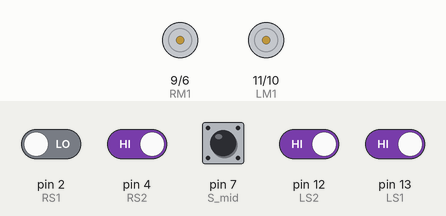
A sketch run on a simulated Arduino Uno, built with avr-gcc and run on an emulated ATmega328P. Shown: motor-driver pin pairs drawn as motors (green arrow = first pin HIGH = forward, orange = second pin HIGH = backward, longer = more drive). The inputs (shaded band) are chosen by the test bench; at power-on: pin 4 (RS2), pin 7 (S_mid), pin 12 (LS2), pin 13 (LS1) HIGH, pin 2 (RS1) LOW.

Above: at 1.2 s.
1.3 s: pin 2 (RS1) driven HIGH
At 1.8 s:
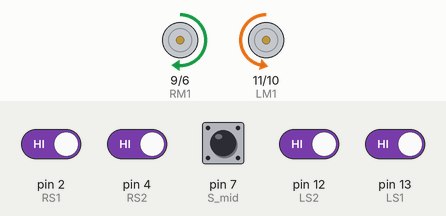
2.8 s: pin 12 (LS2) driven LOW
At 3.9 s:
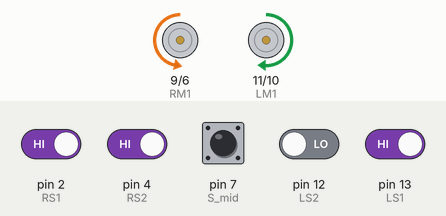
4.3 s: pin 4 (RS2) driven LOW
At 5.3 s:
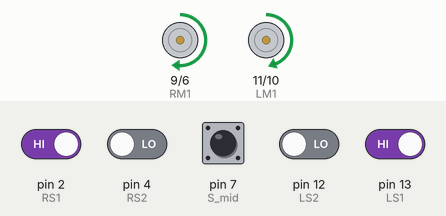
5.8 s: pin 13 (LS1) driven LOW
At 6.4 s:
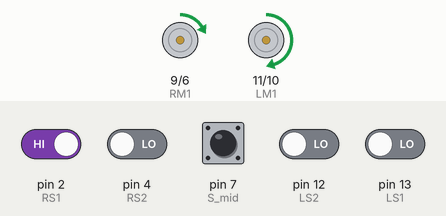
7.3 s: pin 13 (LS1) driven HIGH
At 7.7 s:
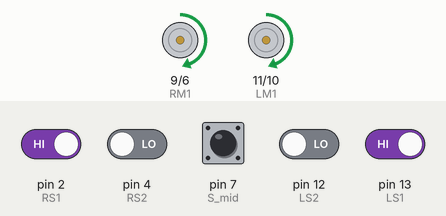
8.8 s: pin 2 (RS1) driven LOW
At 9.9 s:
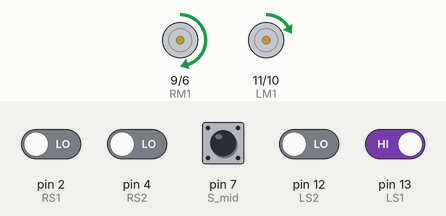
Timing chart, 0 to 11.3 s (numbered marks = the images above; inputs shaded):
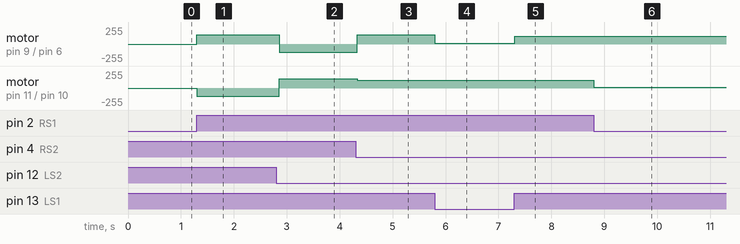

The sketch:

PIEASE.ino
```cpp
/*------ Arduino Line Follower Code----- */
/*-------definning Inputs------*/
int a=0;
#define LS1 13      // left sensor_1
#define LS2 12     // left sensor_2
#define RS1 2      // right sensor_1
#define RS2 4      // right sensor_2
#define S_mid 7      // mid sensor

#define LM1 11    // left motor
#define LM2 10    // left motor
#define RM1 9    // right motor
#define RM2 6     // right motor

double timer = 0;

void setup()
{
  pinMode(LS1, INPUT);
  pinMode(LS2, INPUT);
  pinMode(RS1, INPUT);
  pinMode(RS2, INPUT);
  pinMode(S_mid, INPUT);

  pinMode(LM1, OUTPUT);
  pinMode(LM2, OUTPUT);
  pinMode(RM1, OUTPUT);
  pinMode(RM2, OUTPUT);

}

void loop()
{


  //Right
  if((digitalRead(LS2) == LOW) && (digitalRead(LS1) == LOW) && (digitalRead(S_mid) == LOW) && (digitalRead(RS1) == HIGH) && (digitalRead(RS2)== LOW))
  {
    Right();
  }
  if((digitalRead(LS2) == LOW) && (digitalRead(LS1) == LOW) && (digitalRead(S_mid) == HIGH) && (digitalRead(RS1) == HIGH) && (digitalRead(RS2) == LOW))
  {
    Right();
  }
  //Right_Fast
  if((digitalRead(LS2) == LOW) && (digitalRead(LS1) == LOW) && (digitalRead(S_mid) == LOW) && (digitalRead(RS1) == LOW) && (digitalRead(RS2) == HIGH))
  {
    Right_Fast();
  }
  if((digitalRead(LS2) == LOW) && (digitalRead(LS1) == LOW) && (digitalRead(S_mid) == LOW) && (digitalRead(RS1) == HIGH) && (digitalRead(RS2) == HIGH))
  {
    Right_Fast();
  }
  if((digitalRead(LS2) == LOW) && (digitalRead(LS1) == LOW) && (digitalRead(S_mid) == HIGH) && (digitalRead(RS1) == HIGH) && (digitalRead(RS2) == HIGH))
  {
    Right_Fast();
  }
  if((digitalRead(LS2) == LOW) && (digitalRead(LS1) == HIGH) && (digitalRead(S_mid) == HIGH) && (digitalRead(RS1) == HIGH) && (digitalRead(RS2) == HIGH))
  {
    Right_Fast();
  }


  //Left
  if((digitalRead(LS2) == LOW) && (digitalRead(LS1) == HIGH) && (digitalRead(S_mid) == LOW) && (digitalRead(RS1) == LOW) && (digitalRead(RS2) == LOW))
  {
    Left();
  }
  if((digitalRead(LS2) == LOW) && (digitalRead(LS1) == HIGH) && (digitalRead(S_mid) == HIGH) && (digitalRead(RS1) == LOW) && (digitalRead(RS2) == LOW))
  {
    Left();
  }
  //Left_Fast
  if((digitalRead(LS2) == HIGH) && (digitalRead(LS1) == LOW) && (digitalRead(S_mid) == LOW) && (digitalRead(RS1) == LOW) && (digitalRead(RS2) == LOW))
  {
    Left_Fast();
  }
  if((digitalRead(LS2) == HIGH) && (digitalRead(LS1) == HIGH) && (digitalRead(S_mid) == LOW) && (digitalRead(RS1) == LOW) && (digitalRead(RS2) == LOW))
  {
    Left_Fast();
  }
  if((digitalRead(LS2) == HIGH) && (digitalRead(LS1) == HIGH) && (digitalRead(S_mid) == HIGH) && (digitalRead(RS1) == LOW) && (digitalRead(RS2) == LOW))
  {
    Left_Fast();
  }
  if((digitalRead(LS2) == HIGH) && (digitalRead(LS1) == HIGH) && (digitalRead(S_mid) == HIGH) && (digitalRead(RS1) == HIGH) && (digitalRead(RS2) == LOW))
  {
    Left_Fast();
  }

  if((digitalRead(LS2) == LOW) && (digitalRead(LS1) == LOW) && (digitalRead(S_mid) == HIGH) && (digitalRead(RS1) == LOW) && (digitalRead(RS2) == LOW))
  {
    Forward();
  }
  if((digitalRead(LS2) == LOW) && (digitalRead(LS1) == HIGH) && (digitalRead(S_mid) == HIGH) && (digitalRead(RS1) == HIGH) && (digitalRead(RS2) == LOW))
  {
    Forward();
  }


  //Special
  if((digitalRead(LS2) == HIGH) && (digitalRead(LS1) == HIGH) && (digitalRead(S_mid) == HIGH) && (digitalRead(RS1) == HIGH) && (digitalRead(RS2) == HIGH))
  {
    Left_Fast();
    delay(190);
  }
  //Reverse
  /*
  if((digitalRead(LS2) == LOW) && (digitalRead(LS1) == LOW) && (digitalRead(S_mid) == LOW) && (digitalRead(RS1) == LOW) && (digitalRead(RS2) == LOW))
  {
    Reverse();
  }
  */

}

void Forward()
{
  analogWrite(LM1, 115);
  analogWrite(LM2, 0);
  analogWrite(RM1, 115);
  analogWrite(RM2, 0);
}

void Right()
{
  analogWrite(LM1, 120);
  analogWrite(LM2, 0);
  analogWrite(RM1, 10);
  analogWrite(RM2, 0);
  delay(10);
}

void Left()
{
  analogWrite(LM1, 10);
  analogWrite(LM2, 0);
  analogWrite(RM1, 120);
  analogWrite(RM2, 0);
  delay(10);
}

void Right_Fast()
{
  analogWrite(LM1, 140);
  analogWrite(LM2, 0);
  analogWrite(RM1, 0);
  analogWrite(RM2, 125);
  delay(70);
}

void Left_Fast()
{
  analogWrite(LM1, 0);
  analogWrite(LM2, 125);
  analogWrite(RM1, 140);
  analogWrite(RM2, 0);
  delay(70);
}
/*
void Reverse()
{
  analogWrite(LM1, 0);
  analogWrite(LM2, 70);
  analogWrite(RM1, 0);
  analogWrite(RM2, 70);
  delay(10);
}
*/

/*
void Stop()
{
  analogWrite(LM1, 0);
  analogWrite(LM2, 0);
  analogWrite(RM1, 0);
  analogWrite(RM2, 0);
  //delay(0);
}
*/
```

Measured:
- after the input at 1.3 s, motor on pin 9 (RM1) / pin 6 (RM2): stopped → forward 140/255 at once; motor on pin 11 (LM1) / pin 10 (LM2): stopped → backward 125/255 at once
- after the input at 2.8 s, motor on pin 9 (RM1) / pin 6 (RM2): forward 140/255 → backward 125/255 after 0.06 s; motor on pin 11 (LM1) / pin 10 (LM2): backward 125/255 → forward 140/255 after 0.06 s
- after the input at 4.3 s, motor on pin 9 (RM1) / pin 6 (RM2): backward 125/255 → forward 140/255 at once; motor on pin 11 (LM1) / pin 10 (LM2): forward 140/255 → forward 115/255 at once
- after the input at 5.8 s, motor on pin 9 (RM1) / pin 6 (RM2): forward 140/255 → forward 10/255 at once; motor on pin 11 (LM1) / pin 10 (LM2): forward 115/255 → forward 120/255 at once
- after the input at 7.3 s, motor on pin 9 (RM1) / pin 6 (RM2): forward 10/255 → forward 115/255 at once; motor on pin 11 (LM1) / pin 10 (LM2): forward 120/255 → forward 115/255 at once
- after the input at 8.8 s, motor on pin 9 (RM1) / pin 6 (RM2): forward 115/255 → forward 120/255 at once; motor on pin 11 (LM1) / pin 10 (LM2): forward 115/255 → forward 10/255 at once
